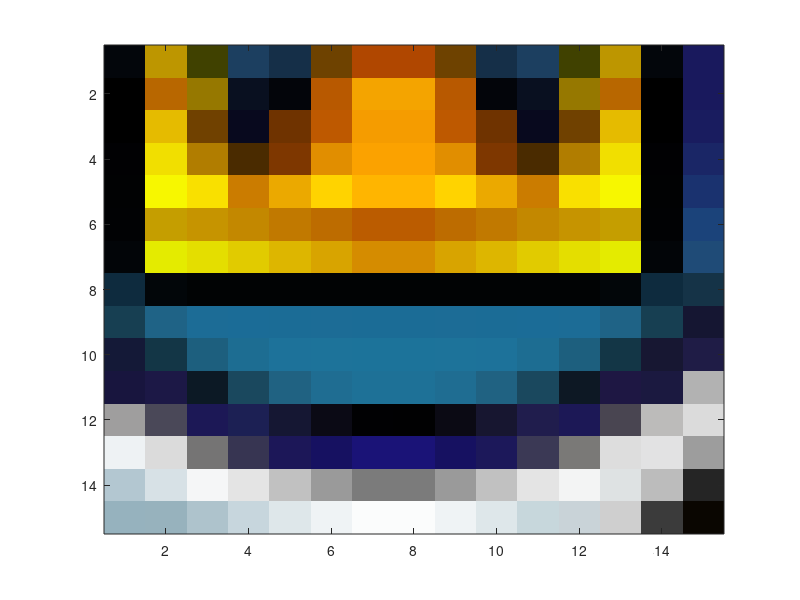

This figure's MATLAB source:
%% Show image saved in a file
clear all
%
% Java code to write the image
%  BufferedWriter writer = new BufferedWriter(new FileWriter("tmp.txt"));
%  writer.write(Integer.toString(idim));
%  writer.newLine();
%  writer.flush();
%  writer.write(Integer.toString(jdim));
%  writer.newLine();
%  writer.flush();
%  for(i=0;i<idim;i++)
%  {
%      for(j=0;j<jdim;j++)
%      {
%          for(k=0;k<3;k++)
%          {
%               writer.write(Integer.toString(Im[i][j][k]));
%               writer.newLine();
%               writer.flush();
%          }
%      }
%  }
%  writer.close();
%  System.out.println("ok");
%  Thread.sleep(17000); 

fileID = fopen('Im_InvVie.txt','r');
fig = 15;
fileID = fopen('tmp.txt','r');
fig = 16;
%Define the format of the data to read. Use the string, '%f', to specify floating-point numbers.

formatSpec = '%f';

%Read the file data, filling output array, A, in column order. fscanf reapplies the format, formatSpec, throughout the file.

A = fscanf(fileID,formatSpec);

idim = A(1);
jdim = A(2);
Im = zeros(idim, jdim, 3);
n=2;
if size(A)<3*idim*jdim
    for i=1:idim
        for j=1:jdim
            for k=1:1
                n=n+1;
                Im(i,j,k) = A(n);
            end
        end
    end


    %Im = Im.*(Im>0.1);

    figure(16);
    hold off,
    imagesc(Im(:,:,1));
    %coul = 255*sum(sum(Im,1),2)./sum(sum(Im>0,1),2)


 Im1 = im2double( imread('Im_InvChat.png') );
%     figure(15);
%     hold off,
%     imagesc(Im1);
else
    for i=1:idim
        for j=1:jdim
            for k=1:3
                n=n+1;
                Im(i,j,k) = A(n)/255;
            end
        end
    end


    %Im = Im.*(Im>0.1);

    figure(fig);
    hold off,
    imagesc(Im);
    coul = 255*sum(sum(Im,1),2)./sum(sum(Im>0,1),2)


%    Im1 = im2double( imread('Im_buff.png') );
%     figure(15);
%     hold off,
%     imagesc(Im1);   
end